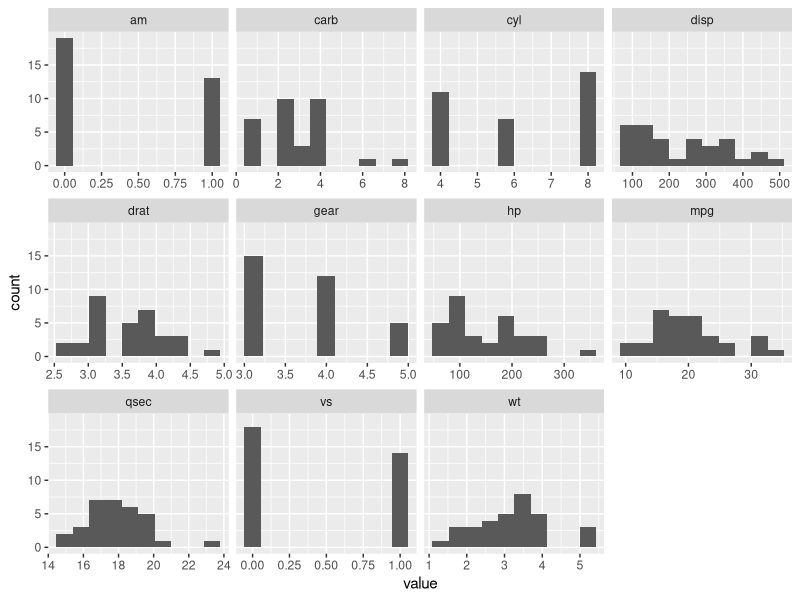
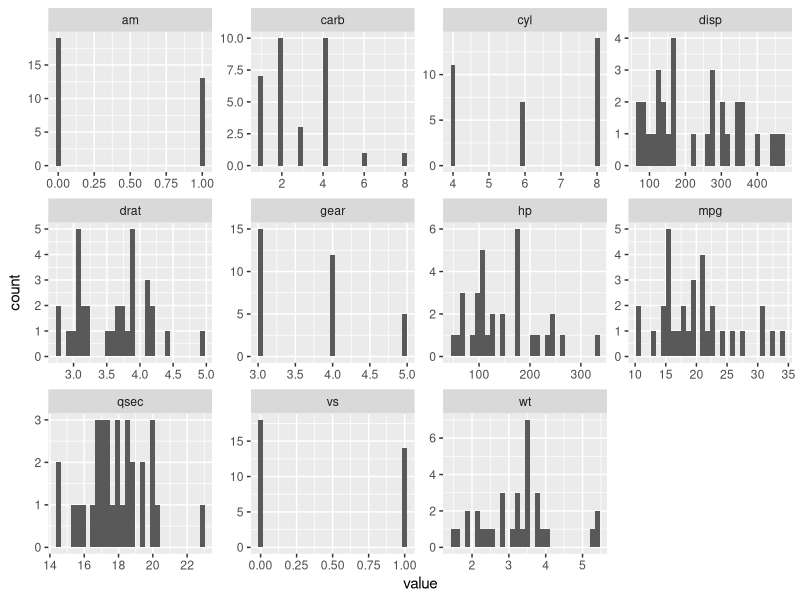

Write R code to recreate these figures, in order.
library(tidyr)
library(ggplot2)
library(purrr)
mtcars %>% gather() %>% head()
ggplot(gather(mtcars), aes(value)) + 
geom_histogram(bins = 10) + 
facet_wrap(~key, scales = 'free_x')

mtcars %>%
keep(is.numeric) %>% 
gather() %>% 
ggplot(aes(value)) +
facet_wrap(~ key, scales = "free") +
geom_histogram()
